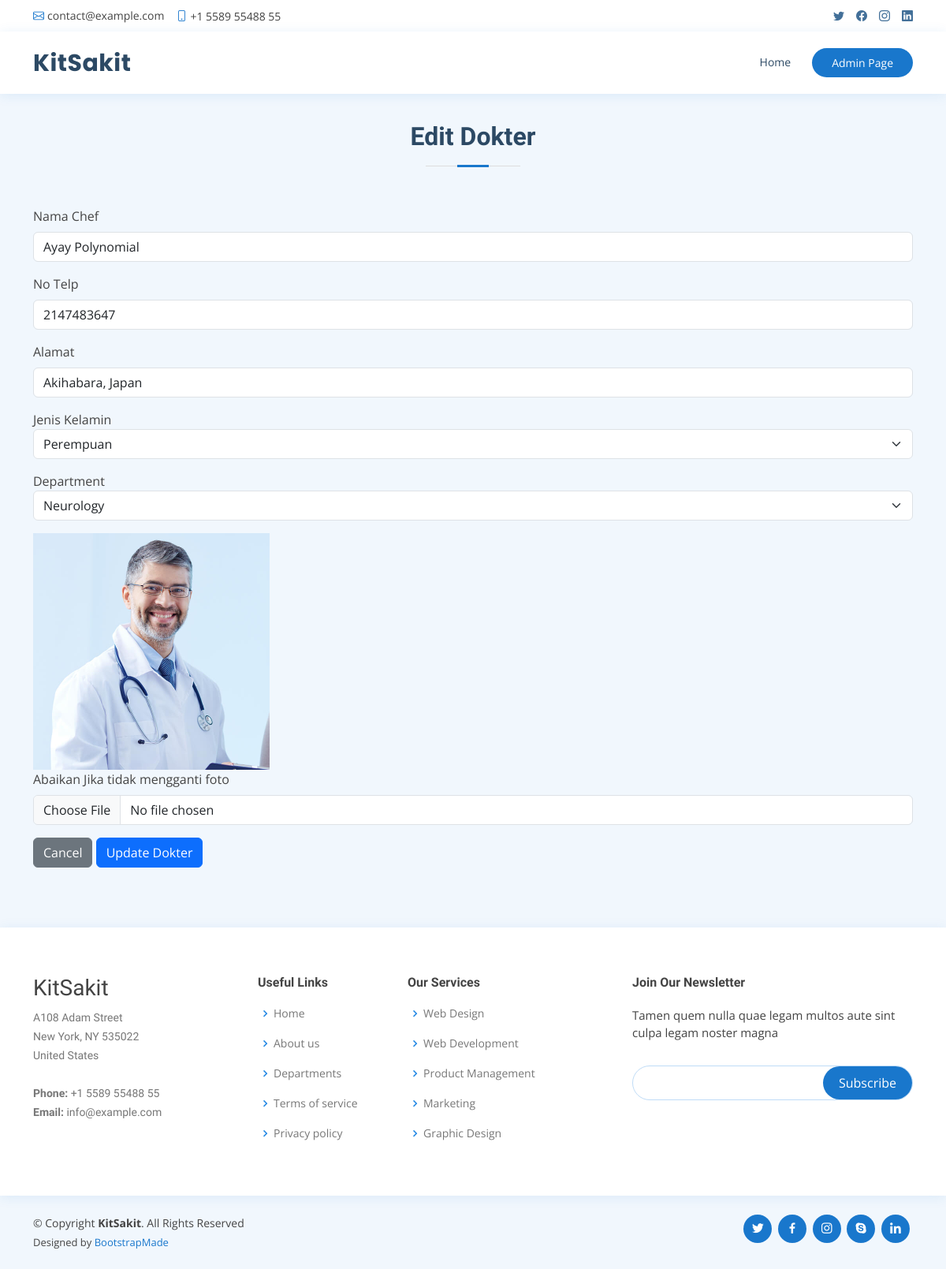
The page /editDokter.php?id_dokter=2 on the database as committed earlier.
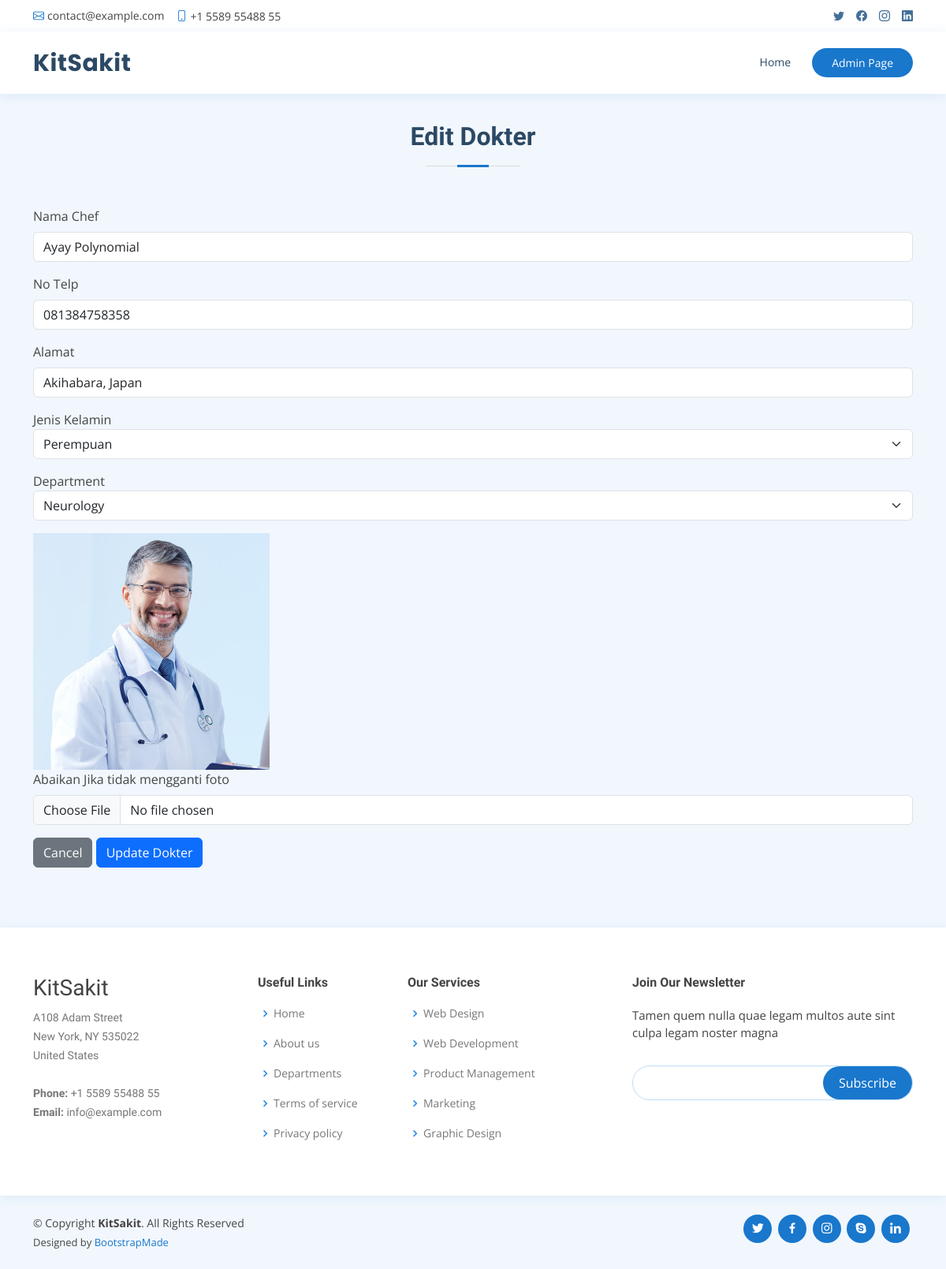
The same page on the database as committed later.
### tables this page shows
CREATE TABLE `dokter`  (
  `id_dokter` int NOT NULL AUTO_INCREMENT,
  `nama_dokter` varchar(225) NOT NULL,
  `jenis_kelamin_dokter` char(1) NOT NULL,
  `alamat_dokter` varchar(225) NOT NULL,
  `telefon_dokter` varchar(20) NOT NULL,
  `foto` varchar(255) NOT NULL,
  `id_departmen` int NOT NULL,
  PRIMARY KEY (`id_dokter`) USING BTREE,
  INDEX `id_departmen`(`id_departmen` ASC) USING BTREE,
  CONSTRAINT `dokter_ibfk_1` FOREIGN KEY (`id_departmen`) REFERENCES `departmen` (`id_departmen`) ON DELETE RESTRICT ON UPDATE RESTRICT
);

CREATE TABLE `departmen`  (
  `id_departmen` int NOT NULL AUTO_INCREMENT,
  `nama_departmen` varchar(225) NOT NULL,
  `spesialisasi` varchar(255) NOT NULL,
  `lokasi` varchar(225) NOT NULL,
  PRIMARY KEY (`id_departmen`) USING BTREE
);

### function.php (called while the page is built, shortened)
<?php
    include('config.php');
    function readDepartmen(){
        global $conn;
        $query = "SELECT * FROM departmen";
        $result = mysqli_query($conn, $query);
        return $result;
    }
    function readQuery($table, $id, $find){
        global $conn;
        $query = "SELECT * FROM ".$table." WHERE ".$id."=".$find;
        $result = mysqli_query($conn, $query);
        $result = mysqli_fetch_assoc($result);
        return $result;
    };
?>

### editDokter.php (the view, shortened to what the changed rows need)
<?php
    include('function.php');
    $listDepartmen = readDepartmen();
    if(isset($_GET['id_dokter'])){
      $idDokter = $_GET['id_dokter'];
      $data = readQuery('dokter', 'id_dokter', $idDokter);
    } else {
      echo "
      <script>
        alert('Masukkan data id.');
        window.location='admin.php';
      </script>";
    }
?>
<!DOCTYPE html>
<html lang="en">
<head>
  <link href="assets/vendor/fontawesome-free/css/all.min.css" rel="stylesheet">
  <link href="assets/vendor/animate.css/animate.min.css" rel="stylesheet">
  <link href="assets/vendor/bootstrap/css/bootstrap.min.css" rel="stylesheet">
  <link href="assets/vendor/bootstrap-icons/bootstrap-icons.css" rel="stylesheet">
  <link href="assets/vendor/boxicons/css/boxicons.min.css" rel="stylesheet">
  <link href="assets/vendor/glightbox/css/glightbox.min.css" rel="stylesheet">
  <link href="assets/vendor/remixicon/remixicon.css" rel="stylesheet">
  <link href="assets/vendor/swiper/swiper-bundle.min.css" rel="stylesheet">
  <link href="assets/css/style.css" rel="stylesheet">
</head>
<body>
  <header id="header" class="fixed-top">
    <div class="container d-flex align-items-center">
      <h1 class="logo me-auto"><a href="index.php">KitSakit</a></h1>
    </div>
  </header>
  <main id="main" style="padding-top: 70px;">
    <section id="appointment" class="appointment section-bg">
      <div class="container">
        <div class="section-title">
          <h2>Edit Dokter</h2>
        </div>
        <form action="#" method="post" role="form" id="form-add" enctype="multipart/form-data">
            <div class="mb-3">
                <label for="nama_dokter" class="form-label">Nama Chef</label>
                <input type="text" class="form-control" id="nama_dokter" name="nama_dokter" value="<?= $data['nama_dokter'] ?>" required>
            </div>
            <div class="mb-3">
                <label for="no_telp_dokter" class="form-label">No Telp</label>
                <input type="text" class="form-control" id="no_telp_dokter" name="no_telp_dokter" value="<?= $data['telefon_dokter'] ?>" required>
            </div>
            <div class="mb-3">
                <label for="alamat_dokter" class="form-label">Alamat</label>
                <input type="text" class="form-control" id="alamat_dokter" name="alamat_dokter" value="<?= $data['alamat_dokter'] ?>" required>
            </div>
            <div class="mb-3">
                <label for="jenis_kelamin_dokter">Jenis Kelamin</label>
                <select class="form-select" aria-label="Category" id="jenis_kelamin_dokter" name="jenis_kelamin_dokter" required>
                    <option value="P"
                      <?php
                        if($data['jenis_kelamin_dokter'] == "P"){
                          echo "selected";
                        }
                      ?>
                    >Perempuan</option>
                </select>
            </div>
            <div class="mb-3">
                <label for="departmen">Department</label>
                <select class="form-select" aria-label="Category" id="departmen" name="departmen" required>
                    <?php
                        foreach($listDepartmen as $departmen){
                            echo '<option value="'.$departmen['id_departmen'].'"'. ($departmen['id_departmen'] == $data['id_departmen'] ? "selected" : "").'>'.$departmen['nama_departmen'].'</option>';
                        }
                    ?>
                </select>
            </div>
            <div class="mb-3">
                <img src="assets/img/doctors/<?=$data['foto'] ?>" alt="" width="300" height="300">
                <br>
                <label for="foto_chef" class="form-label">Abaikan Jika tidak mengganti foto</label>
                <input class="form-control" type="file" id="foto_dokter" name="foto_dokter">
            </div>
        </form>
      </div>
    </section>
  </main>
</body>
</html>

Rows that differ between the two databases and show on the page:
changed dokter "Ayay Polynomial": no_telp_dokter "2147483647" → "081384758358"
